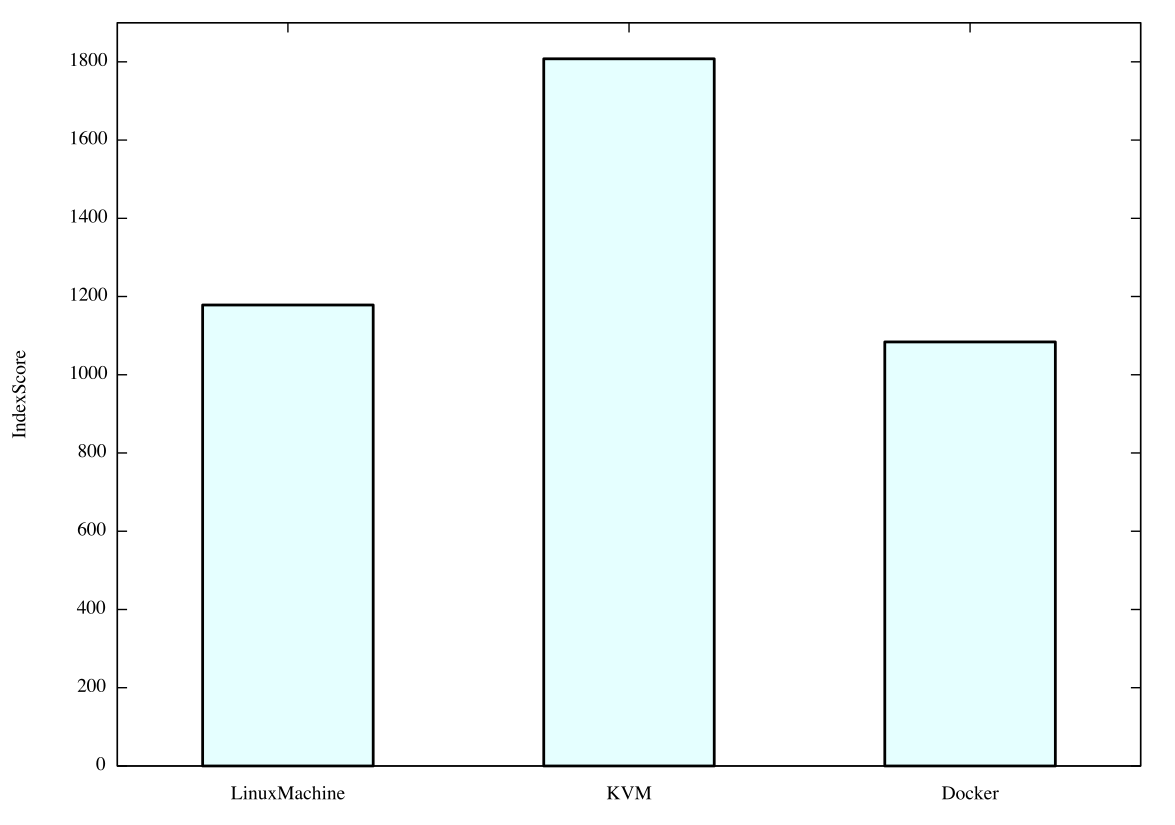

The gnuplot source for this figure:
set boxwidth 0.5 relative
set style fill solid border lc rgb "black"
set ylabel "IndexScore"
set yrange [0:1900]
plot "unix_single.txt" using 0:2:xtic(1) with boxes lw 2 lc rgb "light-cyan" notitle
